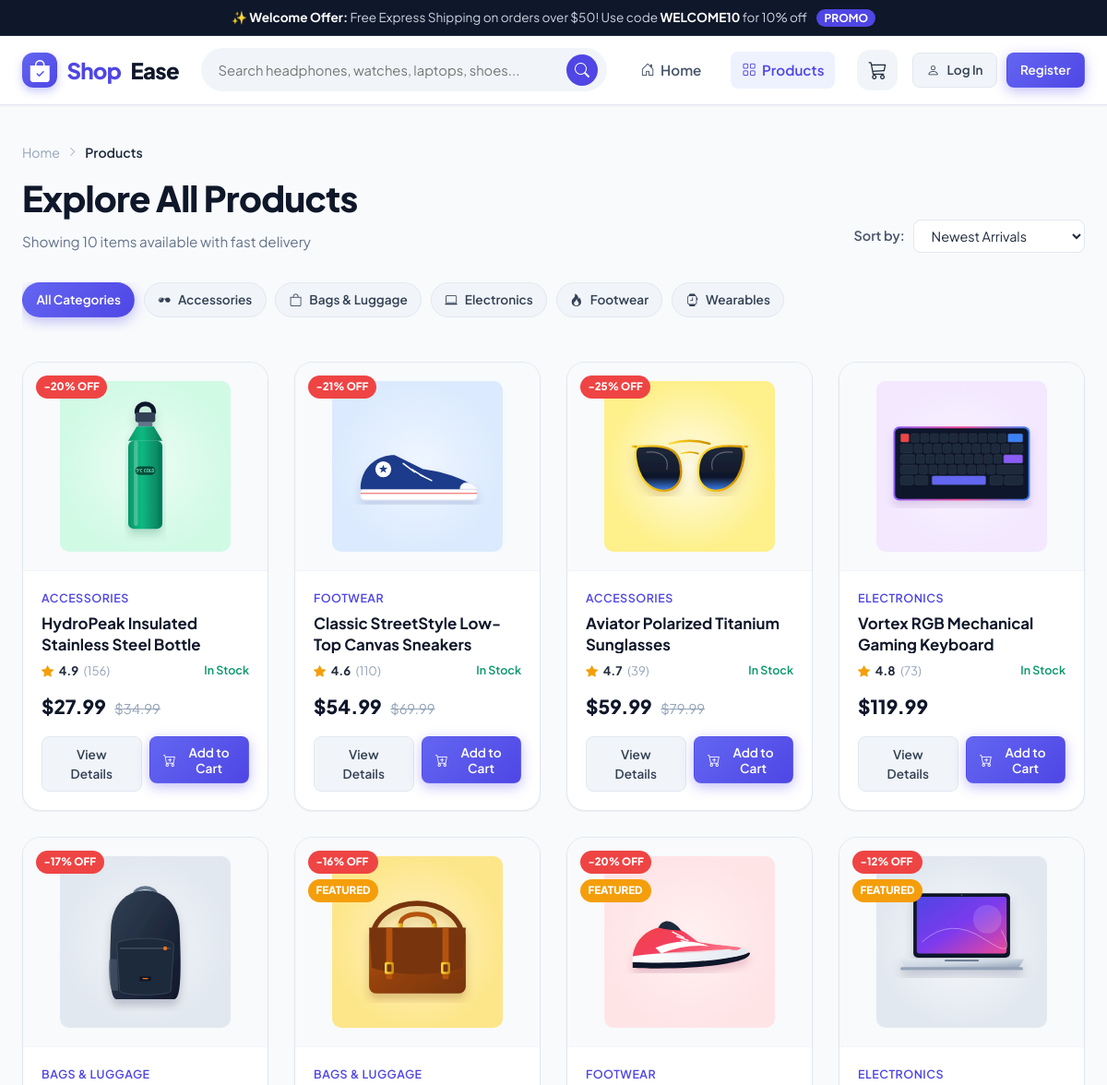
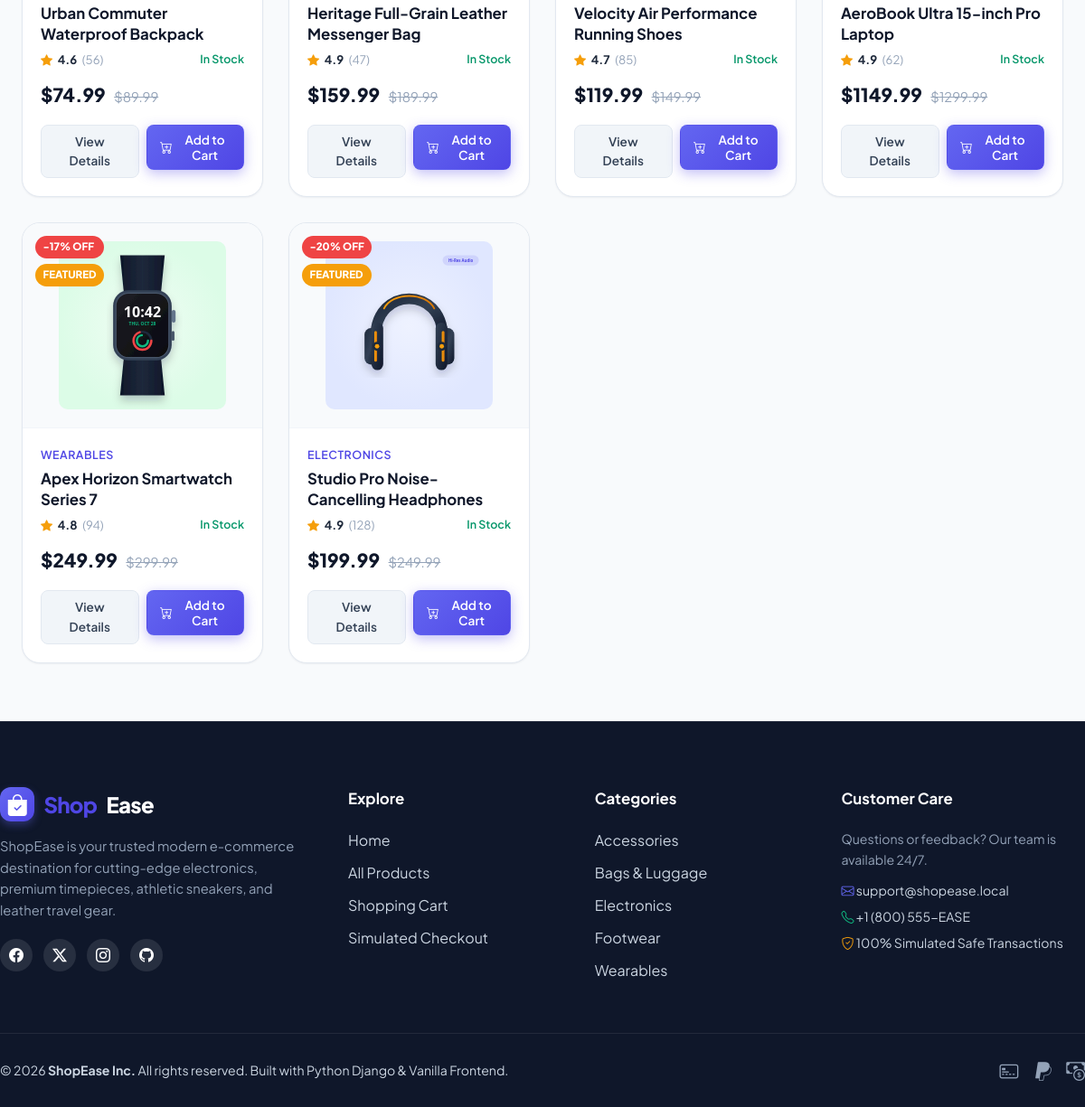
Screenshot of /products/ with the database file from the repository (2 pictures, top to bottom).
### store/models.py (models this page shows, shortened)
class Category(models.Model):
    name = models.CharField(max_length=100, unique=True)
    slug = models.SlugField(max_length=120, unique=True, blank=True)
    icon = models.CharField(max_length=50, default='bi-tag', help_text="Icon class name or keyword")
    description = models.TextField(blank=True)
    class Meta:
        verbose_name_plural = 'Categories'
        ordering = ['name']

class Product(models.Model):
    category = models.ForeignKey(Category, related_name='products', on_delete=models.CASCADE)
    name = models.CharField(max_length=200)
    slug = models.SlugField(max_length=220, unique=True, blank=True)
    description = models.TextField()
    price = models.DecimalField(max_digits=10, decimal_places=2)
    discount_price = models.DecimalField(max_digits=10, decimal_places=2, null=True, blank=True)
    image = models.ImageField(upload_to='products/', null=True, blank=True)
    image_url = models.CharField(max_length=500, blank=True, help_text="Fallback static or web image URL")
    stock = models.PositiveIntegerField(default=15)
    is_featured = models.BooleanField(default=False)
    rating = models.DecimalField(max_digits=3, decimal_places=1, default=4.8)
    review_count = models.PositiveIntegerField(default=35)
    created_at = models.DateTimeField(auto_now_add=True)
    class Meta:
        ordering = ['-created_at']
    @property
    def final_price(self):
        if self.discount_price and self.discount_price < self.price:
            return self.discount_price
        return self.price
    @property
    def discount_percentage(self):
        if self.discount_price and self.discount_price < self.price:
            discount = ((self.price - self.discount_price) / self.price) * 100
            return int(round(discount))
        return 0
    @property
    def is_in_stock(self):
        return self.stock > 0
    def get_image(self):
        if self.image:
            return self.image.url
        if self.image_url:
            return self.image_url
        return '/static/images/products/placeholder.svg'

### store/views.py (the view)
# urls.py: path('products/', views.product_list_view, name='product_list'),
def product_list_view(request):
    products = Product.objects.all()
    categories = Category.objects.all()
    category_slug = request.GET.get('category')
    selected_category = None
    if category_slug:
        selected_category = get_object_or_404(Category, slug=category_slug)
        products = products.filter(category=selected_category)
    search_query = request.GET.get('q', '').strip()
    if search_query:
        products = products.filter(
            Q(name__icontains=search_query) |
            Q(description__icontains=search_query) |
            Q(category__name__icontains=search_query)
        )
    in_stock_only = request.GET.get('in_stock')
    if in_stock_only == '1':
        products = products.filter(stock__gt=0)
    min_price = request.GET.get('min_price')
    max_price = request.GET.get('max_price')
    if min_price:
        try:
            products = products.filter(price__gte=Decimal(min_price))
        except Exception:
            pass
    if max_price:
        try:
            products = products.filter(price__lte=Decimal(max_price))
        except Exception:
            pass
    sort_by = request.GET.get('sort', 'newest')
    if sort_by == 'price_asc':
        products = products.order_by('price')
    elif sort_by == 'price_desc':
        products = products.order_by('-price')
    elif sort_by == 'rating':
        products = products.order_by('-rating')
    elif sort_by == 'name':
        products = products.order_by('name')
    else:
        products = products.order_by('-created_at')
    context = {
        'products': products,
        'categories': categories,
        'selected_category': selected_category,
        'search_query': search_query,
        'sort_by': sort_by,
        'min_price': min_price or '',
        'max_price': max_price or '',
        'in_stock_only': in_stock_only == '1',
        'total_count': products.count(),
    }
    return render(request, 'store/product_list.html', context)

### templates/store/product_list.html (shortened to what this page needs)
{% extends 'base.html' %}
{% load static %}
{% block content %}
<div class="container" style="padding-top: 2.5rem; padding-bottom: 4rem;">
  <div style="margin-bottom: 2rem;">
    <div style="font-size: 0.88rem; color: var(--slate-400); margin-bottom: 0.5rem; display: flex; align-items: center; gap: 0.5rem;">
      <a href="{% url 'home' %}">Home</a> <i class="bi bi-chevron-right" style="font-size: 0.7rem;"></i>
      <span style="color: var(--slate-800); font-weight: 600;">Products</span>
    </div>
    <div style="display: flex; align-items: flex-end; justify-content: space-between; flex-wrap: wrap; gap: 1rem;">
      <div>
        <h1 style="font-size: 2.4rem; font-weight: 800; color: var(--slate-900); letter-spacing: -0.02em;">
          {% if selected_category %}
            {{ selected_category.name }}
          {% elif search_query %}
            Search Results for "{{ search_query }}"
          {% else %}
            Explore All Products
          {% endif %}
        </h1>
        <p style="color: var(--slate-500); font-size: 0.95rem; margin-top: 0.25rem;">
          Showing {{ total_count }} item{{ total_count|pluralize }} available with fast delivery
        </p>
      </div>
      <form method="GET" action="{% url 'product_list' %}" style="display: flex; align-items: center; gap: 0.6rem;">
        <label for="sortSelector" style="font-size: 0.9rem; font-weight: 600; color: var(--slate-600);">Sort by:</label>
        <select name="sort" id="sortSelector" onchange="this.form.submit()" class="form-input" style="padding: 0.45rem 0.9rem; font-size: 0.9rem; width: auto; border-radius: var(--radius-sm); cursor: pointer;">
          <option value="newest" {% if sort_by == 'newest' %}selected{% endif %}>Newest Arrivals</option>
        </select>
      </form>
    </div>
  </div>
  <div style="display: flex; gap: 0.6rem; overflow-x: auto; padding-bottom: 1rem; margin-bottom: 2rem;">
    <a href="{% url 'product_list' %}{% if search_query %}?q={{ search_query }}{% endif %}" class="btn btn-sm {% if not selected_category %}btn-primary{% else %}btn-secondary{% endif %}" style="border-radius: var(--radius-full); white-space: nowrap;">
      All Categories
    </a>
    {% for cat in categories %}
      <a href="{% url 'product_list' %}?category={{ cat.slug }}{% if search_query %}&q={{ search_query }}{% endif %}" class="btn btn-sm {% if selected_category.id == cat.id %}btn-primary{% else %}btn-secondary{% endif %}" style="border-radius: var(--radius-full); white-space: nowrap;" id="filterCat-{{ cat.slug }}">
        <i class="bi {{ cat.icon }}"></i> {{ cat.name }}
      </a>
    {% endfor %}
  </div>
  {% if products %}
    <div class="products-grid">
      {% for product in products %}
        <div class="product-card" id="catalogProductCard-{{ product.id }}">
          <div class="product-thumb-wrap">
            <div class="product-badges">
              {% if product.discount_percentage > 0 %}
                <span class="badge-discount">-{{ product.discount_percentage }}% OFF</span>
              {% endif %}
              {% if product.is_featured %}
                <span class="badge-featured">FEATURED</span>
              {% endif %}
            </div>
            <a href="{% url 'product_detail' slug=product.slug %}">
              <img src="{{ product.get_image }}" alt="{{ product.name }}" class="product-thumb" loading="lazy">
            </a>
          </div>
          <div class="product-info">
            <div class="product-category-tag">{{ product.category.name }}</div>
            <h3 class="product-title">
              <a href="{% url 'product_detail' slug=product.slug %}">{{ product.name }}</a>
            </h3>
            <div class="product-rating">
              <i class="bi bi-star-fill"></i>
              <span class="rating-score">{{ product.rating }}</span>
              <span class="rating-count">({{ product.review_count }})</span>
              <span style="margin-left: auto; font-size: 0.78rem; font-weight: 600; color: {% if product.is_in_stock %}var(--emerald-600){% else %}var(--rose-500){% endif %};">
                {% if product.is_in_stock %}In Stock{% else %}Sold Out{% endif %}
              </span>
            </div>
            <div class="product-price-row">
              <span class="price-current">${{ product.final_price }}</span>
              {% if product.discount_price and product.discount_price < product.price %}
                <span class="price-old">${{ product.price }}</span>
              {% endif %}
            </div>
            <div class="product-card-actions">
              <a href="{% url 'product_detail' slug=product.slug %}" class="btn btn-secondary btn-sm" id="catalogViewBtn-{{ product.id }}">
                View Details
              </a>
              <form action="{% url 'add_to_cart' product_id=product.id %}" method="POST" class="ajax-add-to-cart">
                <button type="submit" class="btn btn-primary btn-sm btn-full" id="catalogAddToCartBtn-{{ product.id }}" {% if not product.is_in_stock %}disabled{% endif %}>
                  <i class="bi bi-cart-plus"></i> Add to Cart
                </button>
              </form>
            </div>
          </div>
        </div>
      {% endfor %}
    </div>
  {% endif %}
</div>
{% endblock %}

### templates/base.html (shortened to what this page needs)
{% load static %}
<!DOCTYPE html>
<html lang="en">
<head>
  <link rel="stylesheet" href="https://cdn.jsdelivr.net/npm/bootstrap-icons@1.11.3/font/bootstrap-icons.min.css">
  <link rel="stylesheet" href="{% static 'css/style.css' %}">
</head>
<body>
  <div class="announcement-bar">
    <span>✨ <strong>Welcome Offer:</strong> Free Express Shipping on orders over $50! Use code <strong>WELCOME10</strong> for 10% off</span>
    <span class="badge-promo">PROMO</span>
  </div>
  <header class="navbar">
    <div class="container nav-container">
      <a href="{% url 'home' %}" class="brand-logo" id="brandLogo">
        <div class="brand-icon">
          <i class="bi bi-bag-check-fill"></i>
        </div>
        <span>Shop</span>Ease
      </a>
      <form action="{% url 'product_list' %}" method="GET" class="nav-search-form" id="navSearchForm">
        <div class="search-input-wrap">
          <input type="text" name="q" placeholder="Search headphones, watches, laptops, shoes..." value="{{ search_query|default:'' }}" autocomplete="off" id="navSearchInput">
          <button type="submit" class="search-btn" aria-label="Search" id="navSearchBtn">
            <i class="bi bi-search"></i>
          </button>
        </div>
      </form>
      <ul class="nav-links" id="navLinks">
        <li><a href="{% url 'home' %}" class="nav-link {% if request.resolver_match.url_name == 'home' %}active{% endif %}"><i class="bi bi-house-door"></i> Home</a></li>
        <li><a href="{% url 'product_list' %}" class="nav-link {% if request.resolver_match.url_name == 'product_list' and not selected_category %}active{% endif %}"><i class="bi bi-grid"></i> Products</a></li>
      </ul>
      <div class="nav-actions">
        <a href="{% url 'cart' %}" class="cart-button-link" id="navCartBtn" aria-label="View Shopping Cart">
          <i class="bi bi-cart3" style="font-size: 1.25rem;"></i>
        </a>
        {% if user.is_authenticated %}
          <div class="user-menu-wrap">
            <button class="user-btn" id="userMenuBtn" aria-label="User Account Menu">
              <div class="user-avatar">{{ user.username|make_list|first|upper }}</div>
              <span>{{ user.username }}</span>
              <i class="bi bi-chevron-down" style="font-size: 0.75rem;"></i>
            </button>
            <div class="user-dropdown" id="userDropdownMenu">
              <div style="padding: 0.5rem 0.85rem; font-size: 0.82rem; color: var(--slate-500);">
                Signed in as <strong style="color: var(--slate-900);">{{ user.username }}</strong>
              </div>
              <div class="dropdown-divider"></div>
              <a href="{% url 'my_orders' %}" class="dropdown-item"><i class="bi bi-receipt"></i> My Orders</a>
              {% if user.is_staff %}
                <a href="/admin/" target="_blank" class="dropdown-item"><i class="bi bi-shield-lock"></i> Django Admin</a>
              {% endif %}
              <div class="dropdown-divider"></div>
              <a href="{% url 'logout' %}" class="dropdown-item" style="color: var(--rose-500);"><i class="bi bi-box-arrow-right"></i> Log Out</a>
            </div>
          </div>
        {% else %}
          <div style="display: flex; align-items: center; gap: 0.6rem;">
            <a href="{% url 'login' %}" class="btn btn-secondary btn-sm" id="navLoginBtn"><i class="bi bi-person"></i> Log In</a>
            <a href="{% url 'register' %}" class="btn btn-primary btn-sm" id="navRegisterBtn">Register</a>
          </div>
        {% endif %}
      </div>
    </div>
  </header>
  <main style="flex: 1;">
    {% block content %}{% endblock %}
  </main>
  <footer class="footer">
    <div class="container footer-top">
      <div class="footer-grid">
        <div class="footer-col">
          <div class="brand-logo" style="color: var(--white); margin-bottom: 1rem;">
            <div class="brand-icon">
              <i class="bi bi-bag-check-fill"></i>
            </div>
            <span>Shop</span>Ease
          </div>
          <p style="font-size: 0.92rem; color: var(--slate-400); line-height: 1.6; margin-bottom: 1.25rem;">
            ShopEase is your trusted modern e-commerce destination for cutting-edge electronics, premium timepieces, athletic sneakers, and leather travel gear.
          </p>
          <div style="display: flex; gap: 0.75rem;">
            <span style="display: inline-flex; width: 36px; height: 36px; border-radius: 50%; background: rgba(255,255,255,0.1); align-items: center; justify-content: center; color: var(--white);"><i class="bi bi-facebook"></i></span>
            <span style="display: inline-flex; width: 36px; height: 36px; border-radius: 50%; background: rgba(255,255,255,0.1); align-items: center; justify-content: center; color: var(--white);"><i class="bi bi-twitter-x"></i></span>
            <span style="display: inline-flex; width: 36px; height: 36px; border-radius: 50%; background: rgba(255,255,255,0.1); align-items: center; justify-content: center; color: var(--white);"><i class="bi bi-instagram"></i></span>
            <span style="display: inline-flex; width: 36px; height: 36px; border-radius: 50%; background: rgba(255,255,255,0.1); align-items: center; justify-content: center; color: var(--white);"><i class="bi bi-github"></i></span>
          </div>
        </div>
        <div class="footer-col">
          <h4>Explore</h4>
          <ul class="footer-links">
            <li><a href="{% url 'home' %}">Home</a></li>
            <li><a href="{% url 'product_list' %}">All Products</a></li>
            <li><a href="{% url 'cart' %}">Shopping Cart</a></li>
            <li><a href="{% url 'checkout' %}">Simulated Checkout</a></li>
          </ul>
        </div>
        <div class="footer-col">
          <h4>Categories</h4>
          <ul class="footer-links">
            {% for cat in nav_categories|slice:":5" %}
              <li><a href="{% url 'product_list' %}?category={{ cat.slug }}">{{ cat.name }}</a></li>
            {% endfor %}
          </ul>
        </div>
        <div class="footer-col">
          <h4>Customer Care</h4>
          <p style="font-size: 0.88rem; color: var(--slate-400); margin-bottom: 0.75rem;">
            Questions or feedback? Our team is available 24/7.
          </p>
          <div style="font-size: 0.88rem; color: var(--slate-300); display: flex; flex-direction: column; gap: 0.4rem;">
            <span><i class="bi bi-envelope" style="color: var(--primary-500);"></i> support@shopease.local</span>
            <span><i class="bi bi-telephone" style="color: var(--emerald-500);"></i> +1 (800) 555-EASE</span>
            <span><i class="bi bi-shield-check" style="color: var(--amber-500);"></i> 100% Simulated Safe Transactions</span>
          </div>
        </div>
      </div>
    </div>
    <div class="container footer-bottom">
      <div>
        © 2026 <strong>ShopEase Inc.</strong> All rights reserved. Built with Python Django & Vanilla Frontend.
      </div>
      <div style="display: flex; gap: 1rem; font-size: 1.3rem; color: var(--slate-400);">
        <i class="bi bi-credit-card-2-front" title="Simulated Card Payment"></i>
        <i class="bi bi-paypal" title="Simulated PayPal"></i>
        <i class="bi bi-cash-coin" title="Cash on Delivery"></i>
      </div>
    </div>
  </footer>
</body>
</html>

### rows the page displays
Category: name "Accessories"
Category: name "Bags & Luggage"
Category: name "Electronics"
Category: name "Footwear"
Category: name "Wearables"
Product: discount_percentage "20", get_image (picture), category.name "ACCESSORIES", name "HydroPeak Insulated Stainless Steel Bottle", rating "4.9", review_count "156", stock "In Stock", final_price "27.99", price "34.99"
Product: discount_percentage "21", get_image (picture), category.name "FOOTWEAR", name "Classic StreetStyle Low-Top Canvas Sneakers", rating "4.6", review_count "110", stock "In Stock", final_price "54.99", price "69.99"
Product: discount_percentage "25", get_image (picture), category.name "ACCESSORIES", name "Aviator Polarized Titanium Sunglasses", rating "4.7", review_count "39", stock "In Stock", final_price "59.99", price "79.99"
Product: get_image (picture), category.name "ELECTRONICS", name "Vortex RGB Mechanical Gaming Keyboard", rating "4.8", review_count "73", stock "In Stock", final_price "119.99"
Product: discount_percentage "17", get_image (picture), category.name "BAGS & LUGGAGE", name "Urban Commuter Waterproof Backpack", rating "4.6", review_count "56", stock "In Stock", final_price "74.99", price "89.99"
Product: discount_percentage "16", is_featured "FEATURED", get_image (picture), category.name "BAGS & LUGGAGE", name "Heritage Full-Grain Leather Messenger Bag", rating "4.9", review_count "47", stock "In Stock", final_price "159.99", price "189.99"
Product: discount_percentage "20", is_featured "FEATURED", get_image (picture), category.name "FOOTWEAR", name "Velocity Air Performance Running Shoes", rating "4.7", review_count "85", stock "In Stock", final_price "119.99", price "149.99"
Product: discount_percentage "12", is_featured "FEATURED", get_image (picture), category.name "ELECTRONICS", name "AeroBook Ultra 15-inch Pro Laptop", rating "4.9", review_count "62", stock "In Stock", final_price "1149.99", price "1299.99"
Product: discount_percentage "17", is_featured "FEATURED", get_image (picture), category.name "WEARABLES", name "Apex Horizon Smartwatch Series 7", rating "4.8", review_count "94", stock "In Stock", final_price "249.99", price "299.99"
Product: discount_percentage "20", is_featured "FEATURED", get_image (picture), category.name "ELECTRONICS", name "Studio Pro Noise-Cancelling Headphones", rating "4.9", review_count "128", stock "In Stock", final_price "199.99", price "249.99"

### other values shown
{{ total_count }} "10"
